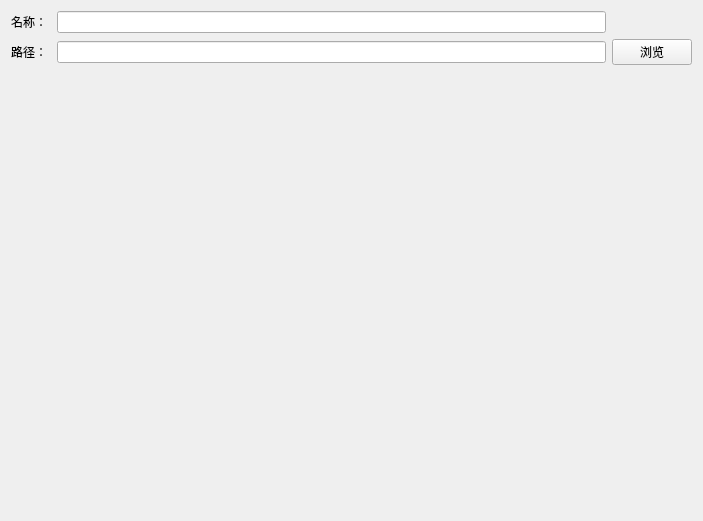
<?xml version="1.0" encoding="UTF-8"?>
<ui version="4.0">
 <class>ProjSetPage</class>
 <widget class="QWizardPage" name="ProjSetPage">
  <property name="geometry">
   <rect>
    <x>0</x>
    <y>0</y>
    <width>703</width>
    <height>521</height>
   </rect>
  </property>
  <property name="windowTitle">
   <string>WizardPage</string>
  </property>
  <property name="title">
   <string>设置项目配置</string>
  </property>
  <layout class="QVBoxLayout" name="verticalLayout">
   <item>
    <layout class="QGridLayout" name="gridLayout" columnstretch="0,20,1">
     <item row="0" column="0">
      <widget class="QLabel" name="labelName">
       <property name="text">
        <string>名称：</string>
       </property>
      </widget>
     </item>
     <item row="0" column="1">
      <widget class="QLineEdit" name="lineEditName"/>
     </item>
     <item row="1" column="0">
      <widget class="QLabel" name="labelPath">
       <property name="text">
        <string>路径：</string>
       </property>
      </widget>
     </item>
     <item row="1" column="1">
      <widget class="QLineEdit" name="lineEditPath"/>
     </item>
     <item row="1" column="2">
      <widget class="QPushButton" name="buttonBrowse">
       <property name="text">
        <string>浏览</string>
       </property>
      </widget>
     </item>
     <item row="2" column="1">
      <widget class="QLabel" name="tips">
       <property name="text">
        <string/>
       </property>
      </widget>
     </item>
     <item row="2" column="2">
      <spacer name="horizontalSpacer">
       <property name="orientation">
        <enum>Qt::Orientation::Horizontal</enum>
       </property>
       <property name="sizeHint" stdset="0">
        <size>
         <width>40</width>
         <height>20</height>
        </size>
       </property>
      </spacer>
     </item>
     <item row="2" column="0">
      <spacer name="horizontalSpacer_2">
       <property name="orientation">
        <enum>Qt::Orientation::Horizontal</enum>
       </property>
       <property name="sizeHint" stdset="0">
        <size>
         <width>40</width>
         <height>20</height>
        </size>
       </property>
      </spacer>
     </item>
     <item row="0" column="2">
      <spacer name="horizontalSpacer_3">
       <property name="orientation">
        <enum>Qt::Orientation::Horizontal</enum>
       </property>
       <property name="sizeHint" stdset="0">
        <size>
         <width>40</width>
         <height>20</height>
        </size>
       </property>
      </spacer>
     </item>
    </layout>
   </item>
  </layout>
 </widget>
 <resources/>
 <connections/>
</ui>
